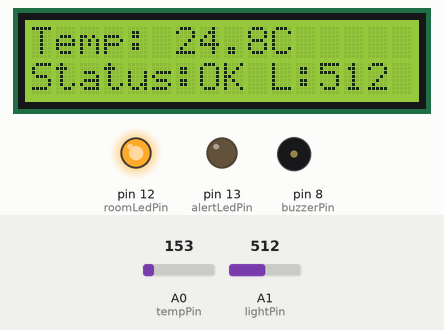
Recording of a sketch running on a simulated Arduino Uno, built with avr-gcc and run on an emulated ATmega328P. Parts: 16×2 character LCD, output pins drawn as LEDs (lit = HIGH), buzzer (waves = sounding). The inputs (shaded band) are chosen by the test bench; at power-on: A0 (tempPin) = 153, A1 (lightPin) = 512.

Above: at 3.2 s.
3.3 s: A0 (tempPin) set to 173
At 4.8 s:
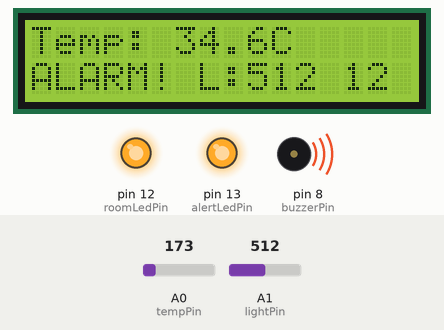
5.1 s: A1 (lightPin) set to 785
At 6.4 s:
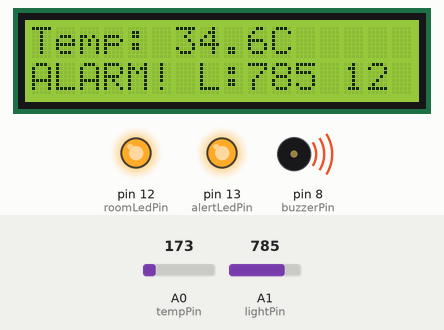
6.7 s: A1 (lightPin) set to 807
At 8.0 s:
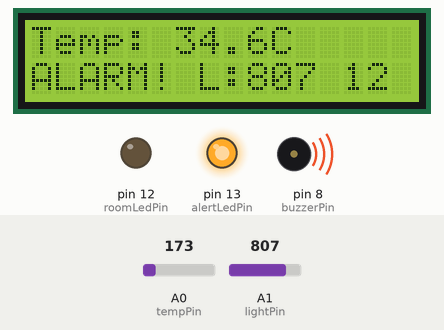
8.3 s: A0 (tempPin) set to 133
At 9.6 s:
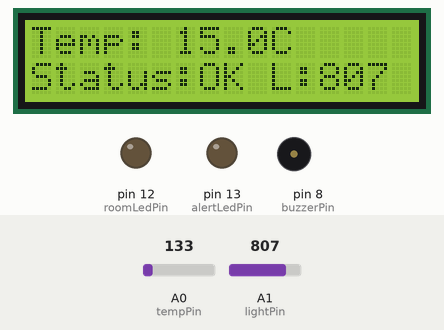
10.0 s: A1 (lightPin) set to 790
At 11.1 s:
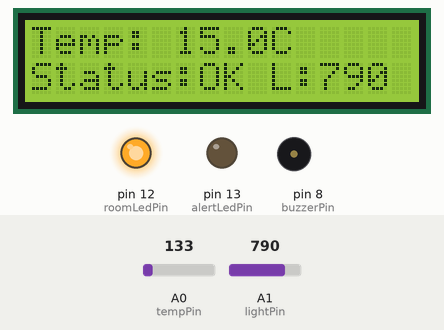
11.6 s: A0 (tempPin) set to 114
At 12.7 s:
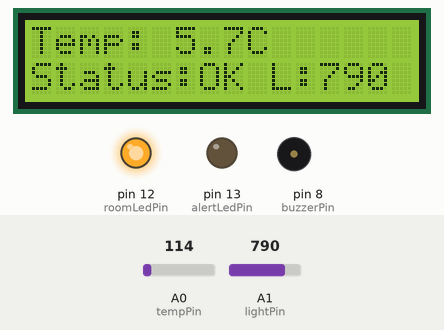
Timing chart, 0 to 14.2 s (numbered marks = the images above; inputs shaded):
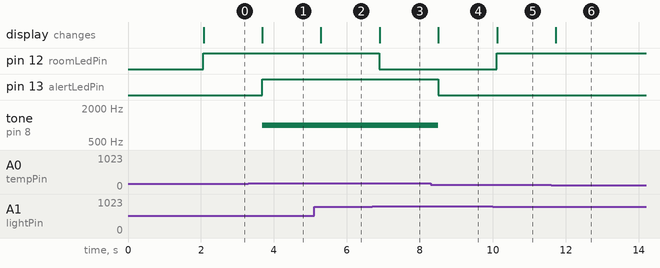

Measured:
- the behaviour switches between 163 and 164 on A0 (tempPin) (found by bisection; images 0 and 1)
- the behaviour switches between 799 and 800 on A1 (lightPin) (found by bisection; images 2 and 3)
- after the input at 3.3 s, pin 13 (alertLedPin): LOW → HIGH after 0.38 s; tone on pin 8 (buzzerPin): silent → 1000 Hz after 0.38 s; the display: changes after 0.38 s (image 1)
- after the input at 5.1 s, the display: changes after 0.19 s (image 2)
- after the input at 6.7 s, pin 12 (roomLedPin): HIGH → LOW after 0.19 s; the display: changes after 0.20 s (image 3)
- after the input at 8.3 s, pin 13 (alertLedPin): HIGH → LOW after 0.20 s; tone on pin 8 (buzzerPin): 1000 Hz → silent after 0.20 s; the display: changes after 0.21 s (image 4)
- after the input at 10.0 s, pin 12 (roomLedPin): LOW → HIGH after 0.11 s; the display: changes after 0.12 s (image 5)
- after the input at 11.6 s, the display: changes after 0.13 s (image 6)

The sketch:

milly_project_1_21.ino
```cpp
#include <LiquidCrystal.h>

// LCD Pins: RS, E, D4, D5, D6, D7
LiquidCrystal lcd(7, 6, 5, 4, 3, 2);

// Pin Definitions
const int tempPin = A0;
const int lightPin = A1;
const int alertLedPin = 13;
const int roomLedPin = 12;
const int buzzerPin = 8;

// Thresholds
const float tempThreshold = 30.0;
const int lightThreshold = 800;

void setup() {
  pinMode(alertLedPin, OUTPUT);
  pinMode(roomLedPin, OUTPUT);
  pinMode(buzzerPin, OUTPUT);

  lcd.begin(16, 2);
  lcd.print("Smart Room Active");
  delay(2000);
  lcd.clear();

  Serial.begin(9600);
}

void loop() {
  // --- Sensor Readings ---
  int tempReading = analogRead(tempPin);
  float voltage = tempReading * (5.0 / 1023.0);
  float tempC = (voltage - 0.5) * 100;
  int lightLevel = analogRead(lightPin);

  // --- Temperature & Buzzer Logic ---
  if (tempC > tempThreshold) {
    digitalWrite(alertLedPin, HIGH);
    // Play a 1000Hz tone on pin 8
    tone(buzzerPin, 1000);
  } else {
    digitalWrite(alertLedPin, LOW);
    // Stop the sound
    noTone(buzzerPin);
  }

  // --- Light Logic ---
  if (lightLevel < lightThreshold) {
    digitalWrite(roomLedPin, HIGH);
  } else {
    digitalWrite(roomLedPin, LOW);
  }

  // --- LCD Update ---
  lcd.setCursor(0, 0);
  lcd.print("Temp: ");
  lcd.print(tempC, 1);
  lcd.print("C  ");

  lcd.setCursor(0, 1);
  if (tempC > tempThreshold) {
    lcd.print("ALARM! ");
  } else {
    lcd.print("Status:OK ");
  }

  lcd.print("L:");
  lcd.print(lightLevel);
  lcd.print(" ");

  delay(800);
}
```
